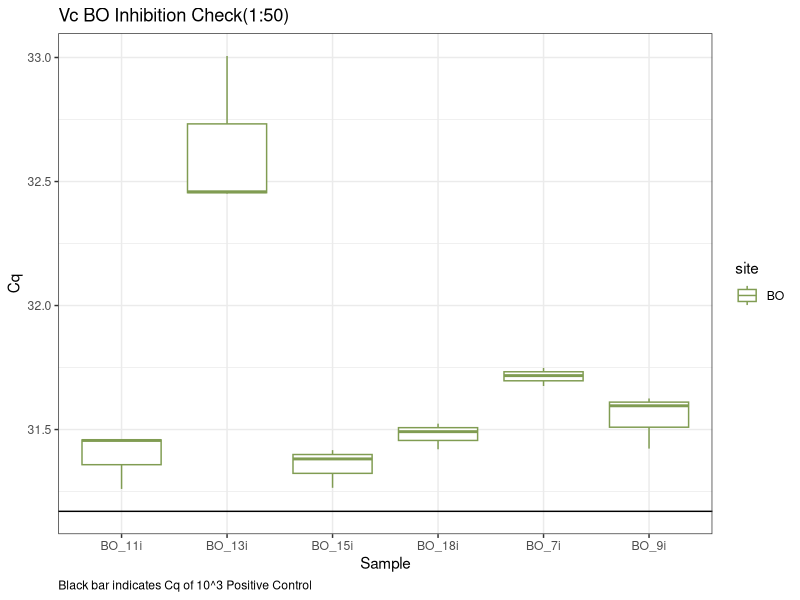

The R script that drew this image:
## ---- chunk 1
library(here)
library(tidyverse)
library(lubridate)
## ---- chunk 2
vc<- read_csv(here("data", "raw_data","vc_bo_daily_inh_and_reg_1_50.csv"))
## ---- chunk 3
vc<- vc %>%
  mutate(site = substr(Sample, 1,2)) %>% #Make Site column
  filter(!Content %in% "NTC") %>% #Take out NTC
  select(site, Cq, Sample) #Select colummns of interest
## ---- chunk 4
vc<- 
  vc %>%
  filter(grepl('i', Sample))
## ---- chunk 5
vc %>%
  ggplot() + geom_boxplot(
    aes(x = Sample,
        y = Cq,
        color = site)) +
  geom_hline(yintercept = 31.17)+
  theme_bw()+
  labs(
    title= "Vc BO Inhibition Check(1:50)",
    caption = "Black bar indicates Cq of 10^3 Positive Control")+
  theme(
    plot.caption = element_text(hjust = 0)) +
  scale_color_manual(values = c("BO" = "#809C52",
                                "C2" = "#ba4716",
                                "RD" = "#4c848c"))
